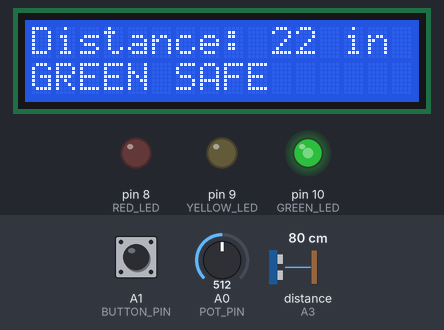
Recording of a sketch running on a simulated Arduino Uno, built with avr-gcc and run on an emulated ATmega328P. Parts: 16×2 character LCD, output pins drawn as LEDs (lit = HIGH). Wiring (inferred from the names in the program): ultrasonic range finder: trigger A2; echo A3. The inputs (shaded band) are chosen by the test bench; at power-on: distance to the obstacle (sensor on A3) 80 cm, A1 (BUTTON_PIN) HIGH, A0 (POT_PIN) = 512. The echo pulse lasts 58.3 µs per cm; pins used as bus, display or sensor lines are not drawn; what the sketch prints to the serial monitor is not drawn.

Above: at 2.7 s.
2.8 s: distance to the obstacle (sensor on A3) set to 44 cm
At 3.4 s:
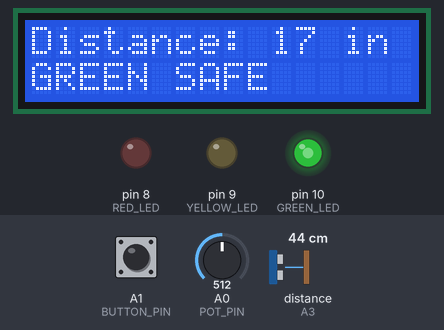
4.4 s: distance to the obstacle (sensor on A3) set to 37 cm
At 5.5 s:
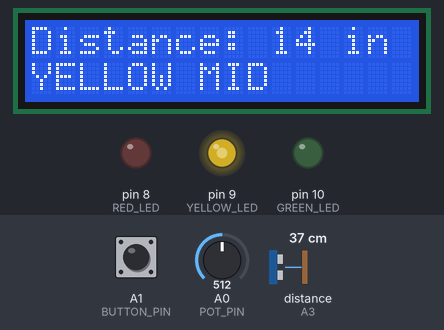
6.1 s: distance to the obstacle (sensor on A3) set to 18 cm
At 7.9 s:
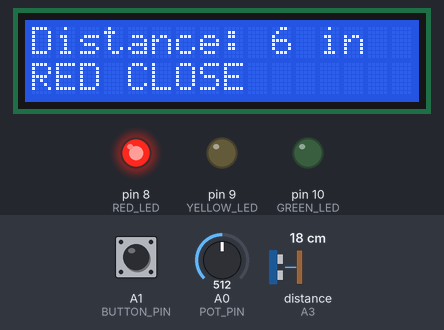
8.5 s: A1 (BUTTON_PIN) pulled LOW for 0.4 s
At 10.1 s:
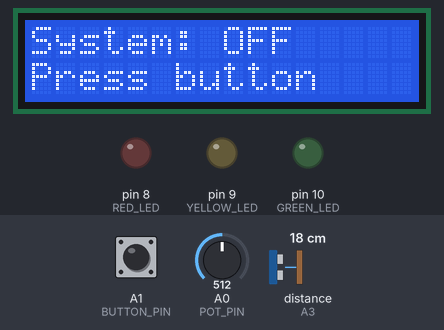
10.4 s: A1 (BUTTON_PIN) pulled LOW for 1 s
At 11.8 s:
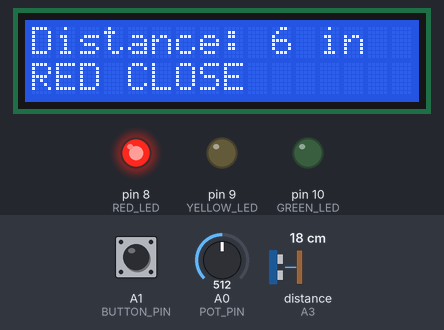
12.9 s: A0 (POT_PIN) set to 399
15.9 s: A0 (POT_PIN) set to 371
At 16.5 s:
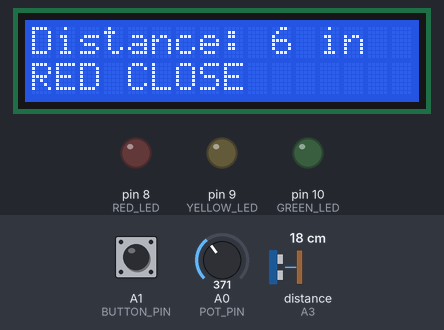
Timing chart, 0 to 18.7 s (numbered marks = the images above; inputs shaded):
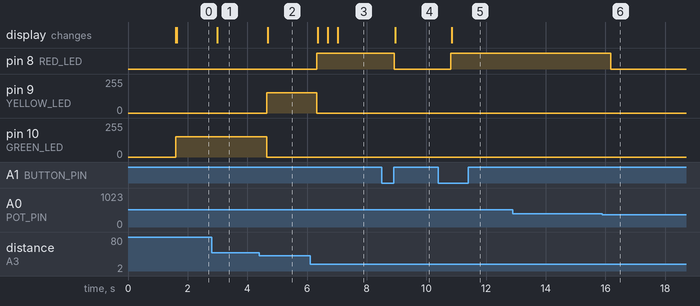

The sketch:

object_detection_source_code.ino
```cpp
/*
Name: Smart Distance Indicator with LCD.

This project uses an ultrasonic sensor and Arduino to measure distance and display the value on an LCD screen.
Based on the measured distance, red, yellow, and green LEDs turn ON to indicate close, medium, or safe distance ranges.
A push button is used to turn the system ON/OFF, and a potentiometer controls LED brightness.

This is Part 1. No Serial Plotter

Created by Balagie Hydara
Date: 5/10/2026

You can watch the video here: https://youtu.be/6sOthn_fJXs

*/

#include <Wire.h>
#include <LiquidCrystal_I2C.h>

#define POT_PIN A0
#define BUTTON_PIN A1
#define TRIG_PIN A2
#define ECHO_PIN A3

#define RED_LED 8
#define YELLOW_LED 9
#define GREEN_LED 10

LiquidCrystal_I2C lcd(0x27, 16, 2);

bool systemOn = true;
bool lastButtonState = HIGH;

void setup() {
  Serial.begin(9600);

  pinMode(POT_PIN, INPUT);
  pinMode(BUTTON_PIN, INPUT_PULLUP);

  pinMode(TRIG_PIN, OUTPUT);
  pinMode(ECHO_PIN, INPUT);

  pinMode(RED_LED, OUTPUT);
  pinMode(YELLOW_LED, OUTPUT);
  pinMode(GREEN_LED, OUTPUT);

  lcd.init();
  lcd.backlight();

  lcd.setCursor(0, 0);
  lcd.print("Parking System");
  lcd.setCursor(0, 1);
  lcd.print("Starting...");
  delay(1500);
  lcd.clear();
}

void loop() {
  bool buttonState = digitalRead(BUTTON_PIN);

  // Push button turns system ON/OFF
  if (lastButtonState == HIGH && buttonState == LOW) {
    systemOn = !systemOn;
    delay(250);
  }

  lastButtonState = buttonState;

  if (systemOn == false) {
    allLEDsOff();

    lcd.setCursor(0, 0);
    lcd.print("System: OFF     ");
    lcd.setCursor(0, 1);
    lcd.print("Press button    ");

    Serial.println("System OFF");
    delay(300);
    return;
  }

  int potValue = analogRead(POT_PIN);
  int brightness = map(potValue, 0, 1023, 50, 255);

  long distance = getDistanceInches();
  distance = constrain(distance, 2, 22);

  allLEDsOff();

  String statusText = "";

  if (distance >= 2 && distance <= 8) {
    analogWrite(RED_LED, brightness);
    statusText = "RED CLOSE";
  }
  else if (distance >= 9 && distance <= 15) {
    analogWrite(YELLOW_LED, brightness);
    statusText = "YELLOW MID";
  }
  else if (distance >= 16 && distance <= 22) {
    analogWrite(GREEN_LED, brightness);
    statusText = "GREEN SAFE";
  }

  lcd.setCursor(0, 0);
  lcd.print("Distance: ");
  lcd.print(distance);
  lcd.print(" in  ");

  lcd.setCursor(0, 1);
  lcd.print(statusText);
  lcd.print("        ");

  Serial.print("Distance: ");
  Serial.print(distance);
  Serial.print(" in | Brightness: ");
  Serial.print(brightness);
  Serial.print(" | ");
  Serial.println(statusText);

  delay(300);
}

long getDistanceInches() {
  digitalWrite(TRIG_PIN, LOW);
  delayMicroseconds(5);

  digitalWrite(TRIG_PIN, HIGH);
  delayMicroseconds(10);
  digitalWrite(TRIG_PIN, LOW);

  long duration = pulseIn(ECHO_PIN, HIGH);

  long inches = duration / 74 / 2;
  return inches;
}

void allLEDsOff() {
  analogWrite(RED_LED, 0);
  analogWrite(YELLOW_LED, 0);
  analogWrite(GREEN_LED, 0);
}
```

Measured:
- the behaviour switches between 41 and 40 cm on distance to the obstacle (sensor on A3) (found by bisection; images 1 and 2)
- the behaviour switches between 390 and 389 on A0 (POT_PIN) (found by bisection; images 5 and 6)
- after the input at 2.8 s, the display: changes after 0.19 s (image 1)
- after the input at 4.4 s, pin 9 (YELLOW_LED): 0/255 → 152/255 after 0.24 s; pin 10 (GREEN_LED): 152/255 → 0/255 after 0.24 s; the display: changes after 0.28 s (image 2)
- after the input at 6.1 s, pin 8 (RED_LED): LOW → HIGH after 0.23 s; pin 9 (YELLOW_LED): 152/255 → 0/255 after 0.23 s; the display: changes after 0.26 s (image 3)
- after the input at 8.5 s, pin 8 (RED_LED): HIGH → LOW after 0.42 s; the display: changes after 0.45 s (image 4)
- after the input at 10.4 s, pin 8 (RED_LED): LOW → HIGH after 0.42 s; the display: changes after 0.46 s (image 5)
- after the input at 15.9 s, pin 8 (RED_LED): HIGH → LOW after 0.27 s
